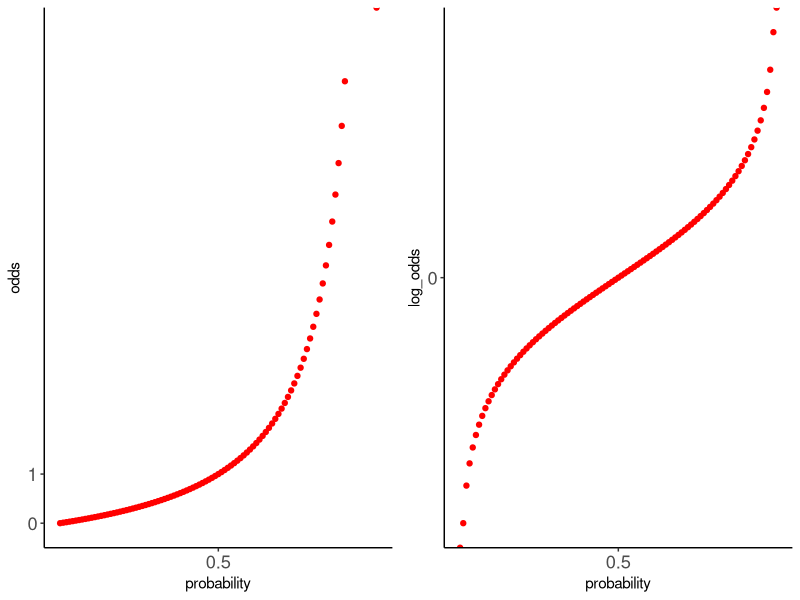

This chart was generated by the following R code:
library(tidyverse)
library(gridExtra)

probability = seq(0, 1, 0.01)
odds = probability/(1-probability) 
log_odds = log(odds)
df = as.data.frame(probability)

df = df %>% mutate(odds = odds,
                   log_odds = log_odds)


odds_graph <- ggplot(df, aes(x = probability, y = odds)) +
    geom_point(colour = "red", size = 1.5) +
    scale_y_continuous(limits=c(0, 10),
                       breaks = c(0, 1), 
                       labels = c("0", "1")) +
    scale_x_continuous(breaks = 0.5) +
    theme_classic() + 
    theme(axis.text.x=element_text(size=rel(1.5)),
          axis.text.y=element_text(size=rel(1.5)))


log_odds_graph <- ggplot(df, aes(x = probability, y = log_odds)) +
    geom_point(colour = "red", size = 1.5)+
    scale_y_continuous(breaks = 0) +
    scale_x_continuous(breaks = 0.5) +
    theme_classic() + 
    theme(axis.text.x=element_text(size=rel(1.5)),
          axis.text.y=element_text(size=rel(1.5)))


sc_plots = list()

sc_plots$odds_graph = odds_graph
sc_plots$log_odds_graph = log_odds_graph

grid.arrange(sc_plots$odds_graph, sc_plots$log_odds_graph, ncol = 2)
